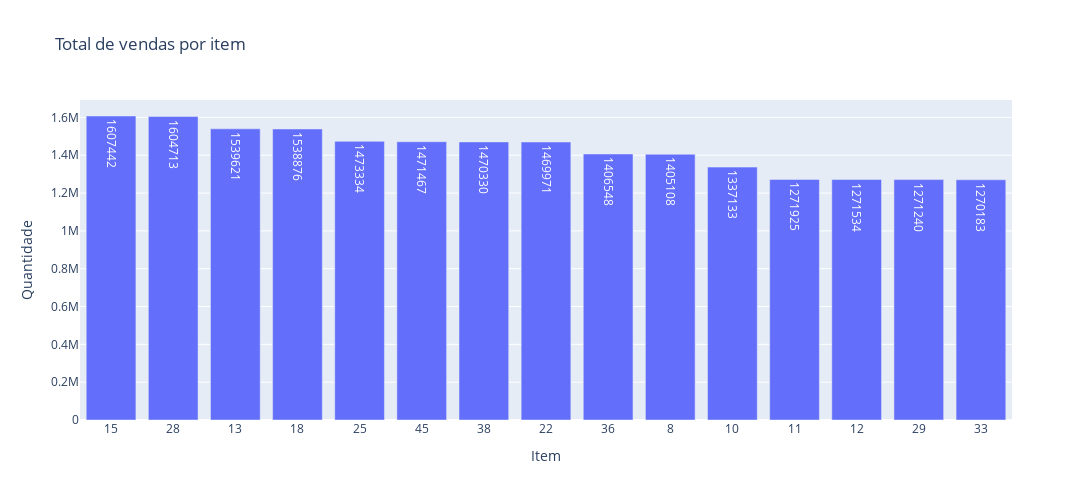

Notebook code cell kept with this figure:
### Markdown cell above
<h5 id="analise24">2.4) Variação de vendas entre os itens</h5>

### Code cell
sr_sales = df_sales.groupby('item')['sales'].sum()
sr_sales.sort_values(ascending=False, inplace=True)

fig = go.Figure()
fig.add_trace(go.Bar(
    x=sr_sales.index.astype(str)[0:15], 
    y=sr_sales.values[0:15],
    text=sr_sales.values[0:15],
))

fig.update_layout(
        title='<span>Total de vendas por item</span>', 
        autosize=False,
        width=1300,
        height=500,
        yaxis=dict(title='<span>Quantidade</span>'),
        xaxis=dict(title='<span>Item</span>')
    )

fig.show()

### Figure 1 — Plotly figure (JSON) as saved in the notebook; plotly's stock layout.template omitted (floating-point values rounded to 4 significant figures)
{"data": [{"text": [1607442, 1604713, 1539621, 1538876, 1473334, 1471467, 1470330, 1469971, 1406548, 1405108, 1337133, 1271925, 1271534, 1271240, 1270183], "type": "bar", "x": ["15", "28", "13", "18", "25", "45", "38", "22", "36", "8", "10", "11", "12", "29", "33"], "y": [1607442, 1604713, 1539621, 1538876, 1473334, 1471467, 1470330, 1469971, 1406548, 1405108, 1337133, 1271925, 1271534, 1271240, 1270183]}], "layout": {"autosize": false, "height": 500, "title": {"text": "<span>Total de vendas por item</span>"}, "width": 1300, "xaxis": {"autorange": true, "range": [-0.5, 14.5], "title": {"text": "<span>Item</span>"}, "type": "category"}, "yaxis": {"autorange": true, "range": [0, 1692000.0], "title": {"text": "<span>Quantidade</span>"}, "type": "linear"}}}
